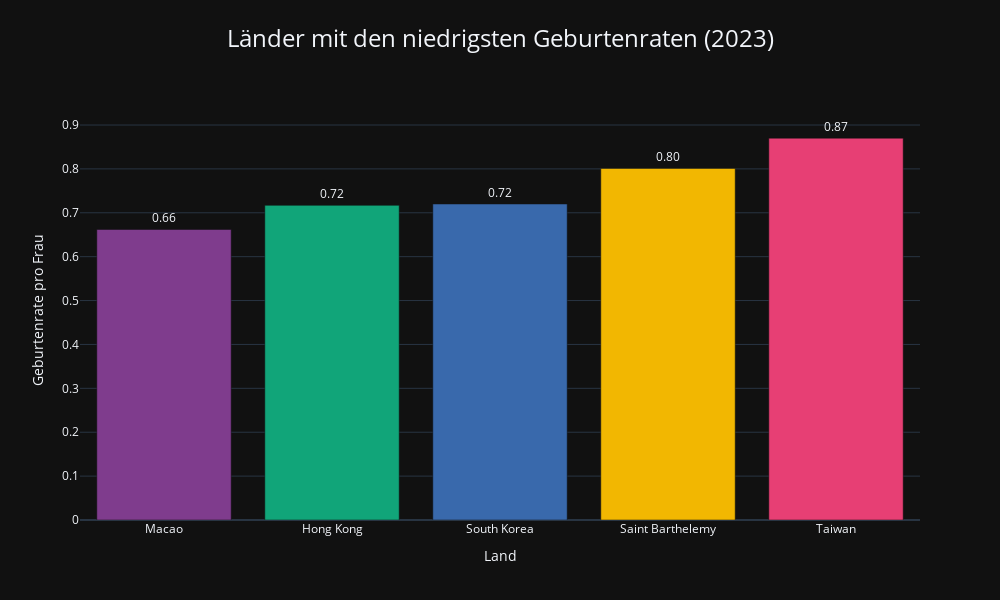
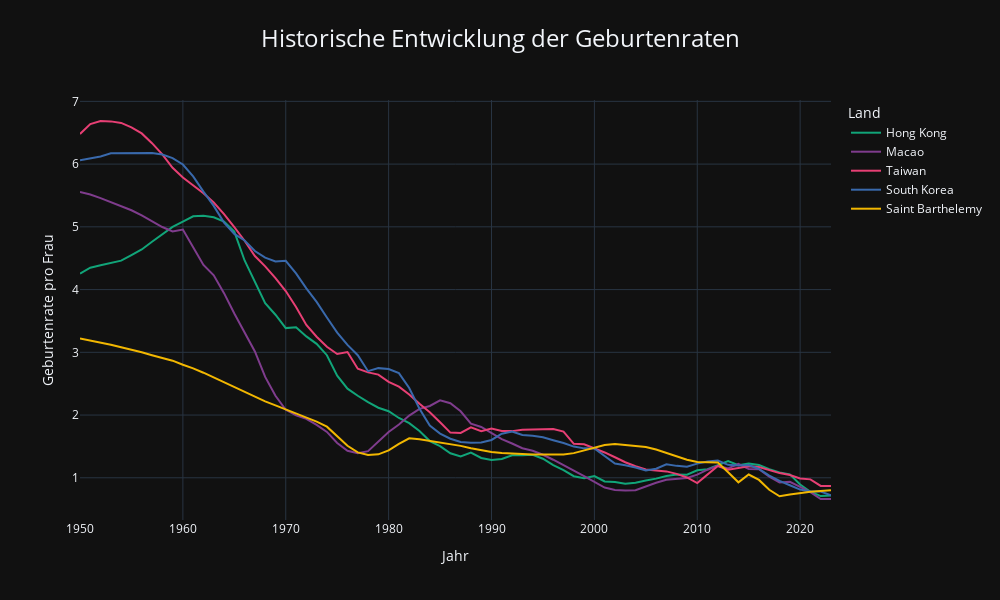

Write notebook code for charts like these, in order.
### Markdown cell above
### TOP5 min() FTR

### Code cell
# Filtern der Daten für das Jahr 2023
fertility_2023 = fertility_rate[fertility_rate['years'] == 2023].copy()

# Sortieren nach Geburtenrate (aufsteigend)
lowest_fertility_2023 = fertility_2023.sort_values('children_per_woman_un').head(5)

# Anzeigen der Ergebnisse
print("Top 5 Länder mit den niedrigsten Geburtenraten im Jahr 2023:")
for i, (index, row) in enumerate(lowest_fertility_2023.iterrows(), 1):
    print(f"{i}. {row['entities']}: {row['children_per_woman_un']:.2f} Kinder pro Frau")

# Definieren einer konsistenten Farbpalette für die Länder
top5_lowest_countries = lowest_fertility_2023['entities'].tolist()
color_palette = px.colors.qualitative.Bold[:len(top5_lowest_countries)]
color_map = dict(zip(top5_lowest_countries, color_palette))

# Visualisierung der Top 5 Länder mit den niedrigsten Geburtenraten
fig = px.bar(
    lowest_fertility_2023,
    x='entities',
    y='children_per_woman_un',
    color='entities',  # Nach Ländern färben
    title='Länder mit den niedrigsten Geburtenraten (2023)',
    template='plotly_dark',
    color_discrete_map=color_map  # Konsistente Farben verwenden
)

# Layout anpassen
fig.update_layout(
    title={
        'text': 'Länder mit den niedrigsten Geburtenraten (2023)',
        'y': 0.95,
        'x': 0.5,
        'xanchor': 'center',
        'yanchor': 'top',
        'font': {'size': 24}
    },
    xaxis_title="Land",
    yaxis_title="Geburtenrate pro Frau",
    height=600,
    width=1000,
    showlegend=False  # Legende ausblenden, da die Länder bereits auf der x-Achse stehen
)

# Werte über den Balken anzeigen
fig.update_traces(
    texttemplate='%{y:.2f}',
    textposition='outside'
)

# Y-Achse bei 0 beginnen lassen
fig.update_yaxes(range=[0, max(lowest_fertility_2023['children_per_woman_un']) * 1.1])

# Anzeigen der Grafik
fig.show()

# Zusätzlich: Zeitliche Entwicklung dieser 5 Länder
historical_data = fertility_rate[fertility_rate['entities'].isin(top5_lowest_countries)]

# Liniendiagramm für die historische Entwicklung
fig_historical = px.line(
    historical_data,
    x='years',
    y='children_per_woman_un',
    color='entities',
    title='Historische Entwicklung der Geburtenraten in Ländern mit den niedrigsten Werten (2023)',
    template='plotly_dark',
    color_discrete_map=color_map  # Dieselbe Farbzuordnung wie im Balkendiagramm
)

# Layout anpassen
fig_historical.update_layout(
    title={
        'text': 'Historische Entwicklung der Geburtenraten',
        'y': 0.95,
        'x': 0.5,
        'xanchor': 'center',
        'yanchor': 'top',
        'font': {'size': 24}
    },
    xaxis_title="Jahr",
    yaxis_title="Geburtenrate pro Frau",
    legend_title="Land",
    height=600,
    width=1000
)

# Anzeigen der Grafik
fig_historical.show()

### Figure 1 — Plotly figure (JSON) as saved in the notebook; plotly's stock layout.template omitted (floating-point values rounded to 4 significant figures)
{"data": [{"hovertemplate": "entities=%{x}<br>children_per_woman_un=%{y}<extra></extra>", "legendgroup": "Macao", "marker": {"color": "rgb(127, 60, 141)", "pattern": {"shape": ""}}, "name": "Macao", "orientation": "v", "showlegend": true, "textposition": "outside", "texttemplate": "%{y:.2f}", "type": "bar", "x": ["Macao"], "xaxis": "x", "y": [0.662], "yaxis": "y"}, {"hovertemplate": "entities=%{x}<br>children_per_woman_un=%{y}<extra></extra>", "legendgroup": "Hong Kong", "marker": {"color": "rgb(17, 165, 121)", "pattern": {"shape": ""}}, "name": "Hong Kong", "orientation": "v", "showlegend": true, "textposition": "outside", "texttemplate": "%{y:.2f}", "type": "bar", "x": ["Hong Kong"], "xaxis": "x", "y": [0.717], "yaxis": "y"}, {"hovertemplate": "entities=%{x}<br>children_per_woman_un=%{y}<extra></extra>", "legendgroup": "South Korea", "marker": {"color": "rgb(57, 105, 172)", "pattern": {"shape": ""}}, "name": "South Korea", "orientation": "v", "showlegend": true, "textposition": "outside", "texttemplate": "%{y:.2f}", "type": "bar", "x": ["South Korea"], "xaxis": "x", "y": [0.72], "yaxis": "y"}, {"hovertemplate": "entities=%{x}<br>children_per_woman_un=%{y}<extra></extra>", "legendgroup": "Saint Barthelemy", "marker": {"color": "rgb(242, 183, 1)", "pattern": {"shape": ""}}, "name": "Saint Barthelemy", "orientation": "v", "showlegend": true, "textposition": "outside", "texttemplate": "%{y:.2f}", "type": "bar", "x": ["Saint Barthelemy"], "xaxis": "x", "y": [0.801], "yaxis": "y"}, {"hovertemplate": "entities=%{x}<br>children_per_woman_un=%{y}<extra></extra>", "legendgroup": "Taiwan", "marker": {"color": "rgb(231, 63, 116)", "pattern": {"shape": ""}}, "name": "Taiwan", "orientation": "v", "showlegend": true, "textposition": "outside", "texttemplate": "%{y:.2f}", "type": "bar", "x": ["Taiwan"], "xaxis": "x", "y": [0.87], "yaxis": "y"}], "layout": {"barmode": "relative", "height": 600, "legend": {"title": {"text": "entities"}, "tracegroupgap": 0}, "showlegend": false, "title": {"font": {"size": 24}, "text": "Länder mit den niedrigsten Geburtenraten (2023)", "x": 0.5, "xanchor": "center", "y": 0.95, "yanchor": "top"}, "width": 1000, "xaxis": {"anchor": "y", "categoryarray": ["Macao", "Hong Kong", "South Korea", "Saint Barthelemy", "Taiwan"], "categoryorder": "array", "domain": [0, 1], "title": {"text": "Land"}}, "yaxis": {"anchor": "x", "domain": [0, 1], "range": [0, 0.957], "title": {"text": "Geburtenrate pro Frau"}}}}

### Figure 2 — Plotly figure (JSON) as saved in the notebook; plotly's stock layout.template omitted (floating-point values rounded to 4 significant figures)
{"data": [{"hovertemplate": "entities=Hong Kong<br>years=%{x}<br>children_per_woman_un=%{y}<extra></extra>", "legendgroup": "Hong Kong", "line": {"color": "rgb(17, 165, 121)", "dash": "solid"}, "marker": {"symbol": "circle"}, "mode": "lines", "name": "Hong Kong", "orientation": "v", "showlegend": true, "type": "scatter", "x": [1950, 1951, 1952, 1953, 1954, 1955, 1956, 1957, 1958, 1959, 1960, 1961, 1962, 1963, 1964, 1965, 1966, 1967, 1968, 1969, 1970, 1971, 1972, 1973, 1974, 1975, 1976, 1977, 1978, 1979, 1980, 1981, 1982, 1983, 1984, 1985, 1986, 1987, 1988, 1989, 1990, 1991, 1992, 1993, 1994, 1995, 1996, 1997, 1998, 1999, 2000, 2001, 2002, 2003, 2004, 2005, 2006, 2007, 2008, 2009, 2010, 2011, 2012, 2013, 2014, 2015, 2016, 2017, 2018, 2019, 2020, 2021, 2022, 2023], "xaxis": "x", "y": [4.255, 4.349, 4.389, 4.427, 4.461, 4.55, 4.64, 4.763, 4.88, 4.998, 5.085, 5.169, 5.177, 5.152, 5.085, 4.923, 4.464, 4.123, 3.783, 3.599, 3.386, 3.4, 3.254, 3.135, 2.954, 2.627, 2.421, 2.308, 2.205, 2.117, 2.061, 1.953, 1.872, 1.745, 1.585, 1.504, 1.391, 1.339, 1.403, 1.316, 1.283, 1.299, 1.359, 1.359, 1.368, 1.304, 1.203, 1.123, 1.025, 0.994, 1.027, 0.941, 0.932, 0.904, 0.921, 0.957, 0.987, 1.03, 1.054, 1.05, 1.12, 1.136, 1.207, 1.265, 1.201, 1.227, 1.205, 1.136, 1.086, 1.055, 0.892, 0.778, 0.708, 0.717], "yaxis": "y"}, {"hovertemplate": "entities=Macao<br>years=%{x}<br>children_per_woman_un=%{y}<extra></extra>", "legendgroup": "Macao", "line": {"color": "rgb(127, 60, 141)", "dash": "solid"}, "marker": {"symbol": "circle"}, "mode": "lines", "name": "Macao", "orientation": "v", "showlegend": true, "type": "scatter", "x": [1950, 1951, 1952, 1953, 1954, 1955, 1956, 1957, 1958, 1959, 1960, 1961, 1962, 1963, 1964, 1965, 1966, 1967, 1968, 1969, 1970, 1971, 1972, 1973, 1974, 1975, 1976, 1977, 1978, 1979, 1980, 1981, 1982, 1983, 1984, 1985, 1986, 1987, 1988, 1989, 1990, 1991, 1992, 1993, 1994, 1995, 1996, 1997, 1998, 1999, 2000, 2001, 2002, 2003, 2004, 2005, 2006, 2007, 2008, 2009, 2010, 2011, 2012, 2013, 2014, 2015, 2016, 2017, 2018, 2019, 2020, 2021, 2022, 2023], "xaxis": "x", "y": [5.554, 5.515, 5.458, 5.396, 5.337, 5.264, 5.181, 5.092, 4.997, 4.926, 4.957, 4.674, 4.393, 4.227, 3.943, 3.619, 3.317, 3.014, 2.608, 2.307, 2.083, 1.994, 1.94, 1.843, 1.731, 1.554, 1.43, 1.391, 1.425, 1.58, 1.731, 1.849, 1.992, 2.098, 2.145, 2.235, 2.189, 2.06, 1.863, 1.81, 1.709, 1.615, 1.547, 1.471, 1.431, 1.367, 1.288, 1.205, 1.113, 1.025, 0.933, 0.845, 0.806, 0.798, 0.803, 0.862, 0.92, 0.967, 0.983, 0.997, 1.05, 1.129, 1.193, 1.15, 1.224, 1.142, 1.138, 1.019, 0.924, 0.936, 0.857, 0.772, 0.662, 0.662], "yaxis": "y"}, {"hovertemplate": "entities=Taiwan<br>years=%{x}<br>children_per_woman_un=%{y}<extra></extra>", "legendgroup": "Taiwan", "line": {"color": "rgb(231, 63, 116)", "dash": "solid"}, "marker": {"symbol": "circle"}, "mode": "lines", "name": "Taiwan", "orientation": "v", "showlegend": true, "type": "scatter", "x": [1950, 1951, 1952, 1953, 1954, 1955, 1956, 1957, 1958, 1959, 1960, 1961, 1962, 1963, 1964, 1965, 1966, 1967, 1968, 1969, 1970, 1971, 1972, 1973, 1974, 1975, 1976, 1977, 1978, 1979, 1980, 1981, 1982, 1983, 1984, 1985, 1986, 1987, 1988, 1989, 1990, 1991, 1992, 1993, 1994, 1995, 1996, 1997, 1998, 1999, 2000, 2001, 2002, 2003, 2004, 2005, 2006, 2007, 2008, 2009, 2010, 2011, 2012, 2013, 2014, 2015, 2016, 2017, 2018, 2019, 2020, 2021, 2022, 2023], "xaxis": "x", "y": [6.481, 6.637, 6.687, 6.681, 6.656, 6.586, 6.489, 6.334, 6.154, 5.942, 5.787, 5.666, 5.535, 5.387, 5.202, 4.994, 4.778, 4.534, 4.37, 4.184, 3.976, 3.723, 3.436, 3.249, 3.089, 2.973, 3.004, 2.738, 2.68, 2.645, 2.53, 2.453, 2.327, 2.179, 2.046, 1.884, 1.72, 1.715, 1.803, 1.743, 1.787, 1.746, 1.744, 1.767, 1.771, 1.782, 1.779, 1.736, 1.541, 1.533, 1.472, 1.404, 1.327, 1.248, 1.185, 1.133, 1.118, 1.102, 1.062, 1.005, 0.916, 1.059, 1.188, 1.13, 1.162, 1.185, 1.171, 1.121, 1.075, 1.045, 0.99, 0.975, 0.87, 0.87], "yaxis": "y"}, {"hovertemplate": "entities=South Korea<br>years=%{x}<br>children_per_woman_un=%{y}<extra></extra>", "legendgroup": "South Korea", "line": {"color": "rgb(57, 105, 172)", "dash": "solid"}, "marker": {"symbol": "circle"}, "mode": "lines", "name": "South Korea", "orientation": "v", "showlegend": true, "type": "scatter", "x": [1950, 1951, 1952, 1953, 1954, 1955, 1956, 1957, 1958, 1959, 1960, 1961, 1962, 1963, 1964, 1965, 1966, 1967, 1968, 1969, 1970, 1971, 1972, 1973, 1974, 1975, 1976, 1977, 1978, 1979, 1980, 1981, 1982, 1983, 1984, 1985, 1986, 1987, 1988, 1989, 1990, 1991, 1992, 1993, 1994, 1995, 1996, 1997, 1998, 1999, 2000, 2001, 2002, 2003, 2004, 2005, 2006, 2007, 2008, 2009, 2010, 2011, 2012, 2013, 2014, 2015, 2016, 2017, 2018, 2019, 2020, 2021, 2022, 2023], "xaxis": "x", "y": [6.063, 6.089, 6.122, 6.171, 6.174, 6.169, 6.175, 6.178, 6.152, 6.096, 5.994, 5.803, 5.562, 5.334, 5.068, 4.887, 4.782, 4.615, 4.51, 4.447, 4.459, 4.259, 4.02, 3.803, 3.555, 3.313, 3.119, 2.954, 2.699, 2.748, 2.734, 2.669, 2.431, 2.102, 1.832, 1.705, 1.623, 1.571, 1.558, 1.564, 1.603, 1.702, 1.738, 1.683, 1.67, 1.646, 1.599, 1.555, 1.497, 1.469, 1.467, 1.342, 1.227, 1.199, 1.164, 1.115, 1.145, 1.215, 1.19, 1.178, 1.226, 1.258, 1.274, 1.206, 1.197, 1.202, 1.14, 1.035, 0.951, 0.881, 0.812, 0.783, 0.78, 0.72], "yaxis": "y"}, {"hovertemplate": "entities=Saint Barthelemy<br>years=%{x}<br>children_per_woman_un=%{y}<extra></extra>", "legendgroup": "Saint Barthelemy", "line": {"color": "rgb(242, 183, 1)", "dash": "solid"}, "marker": {"symbol": "circle"}, "mode": "lines", "name": "Saint Barthelemy", "orientation": "v", "showlegend": true, "type": "scatter", "x": [1950, 1951, 1952, 1953, 1954, 1955, 1956, 1957, 1958, 1959, 1960, 1961, 1962, 1963, 1964, 1965, 1966, 1967, 1968, 1969, 1970, 1971, 1972, 1973, 1974, 1975, 1976, 1977, 1978, 1979, 1980, 1981, 1982, 1983, 1984, 1985, 1986, 1987, 1988, 1989, 1990, 1991, 1992, 1993, 1994, 1995, 1996, 1997, 1998, 1999, 2000, 2001, 2002, 2003, 2004, 2005, 2006, 2007, 2008, 2009, 2010, 2011, 2012, 2013, 2014, 2015, 2016, 2017, 2018, 2019, 2020, 2021, 2022, 2023], "xaxis": "x", "y": [3.221, 3.191, 3.161, 3.122, 3.08, 3.044, 3.0, 2.954, 2.907, 2.867, 2.802, 2.745, 2.675, 2.599, 2.523, 2.444, 2.365, 2.288, 2.219, 2.154, 2.089, 2.023, 1.959, 1.895, 1.815, 1.667, 1.51, 1.405, 1.362, 1.374, 1.437, 1.54, 1.63, 1.615, 1.589, 1.564, 1.536, 1.509, 1.472, 1.436, 1.411, 1.395, 1.384, 1.374, 1.372, 1.37, 1.369, 1.373, 1.393, 1.436, 1.491, 1.524, 1.538, 1.524, 1.514, 1.49, 1.45, 1.4, 1.34, 1.288, 1.252, 1.243, 1.245, 1.09, 0.928, 1.052, 0.966, 0.809, 0.706, 0.734, 0.758, 0.777, 0.789, 0.801], "yaxis": "y"}], "layout": {"height": 600, "legend": {"title": {"text": "Land"}, "tracegroupgap": 0}, "title": {"font": {"size": 24}, "text": "Historische Entwicklung der Geburtenraten", "x": 0.5, "xanchor": "center", "y": 0.95, "yanchor": "top"}, "width": 1000, "xaxis": {"anchor": "y", "domain": [0, 1], "title": {"text": "Jahr"}}, "yaxis": {"anchor": "x", "domain": [0, 1], "title": {"text": "Geburtenrate pro Frau"}}}}
